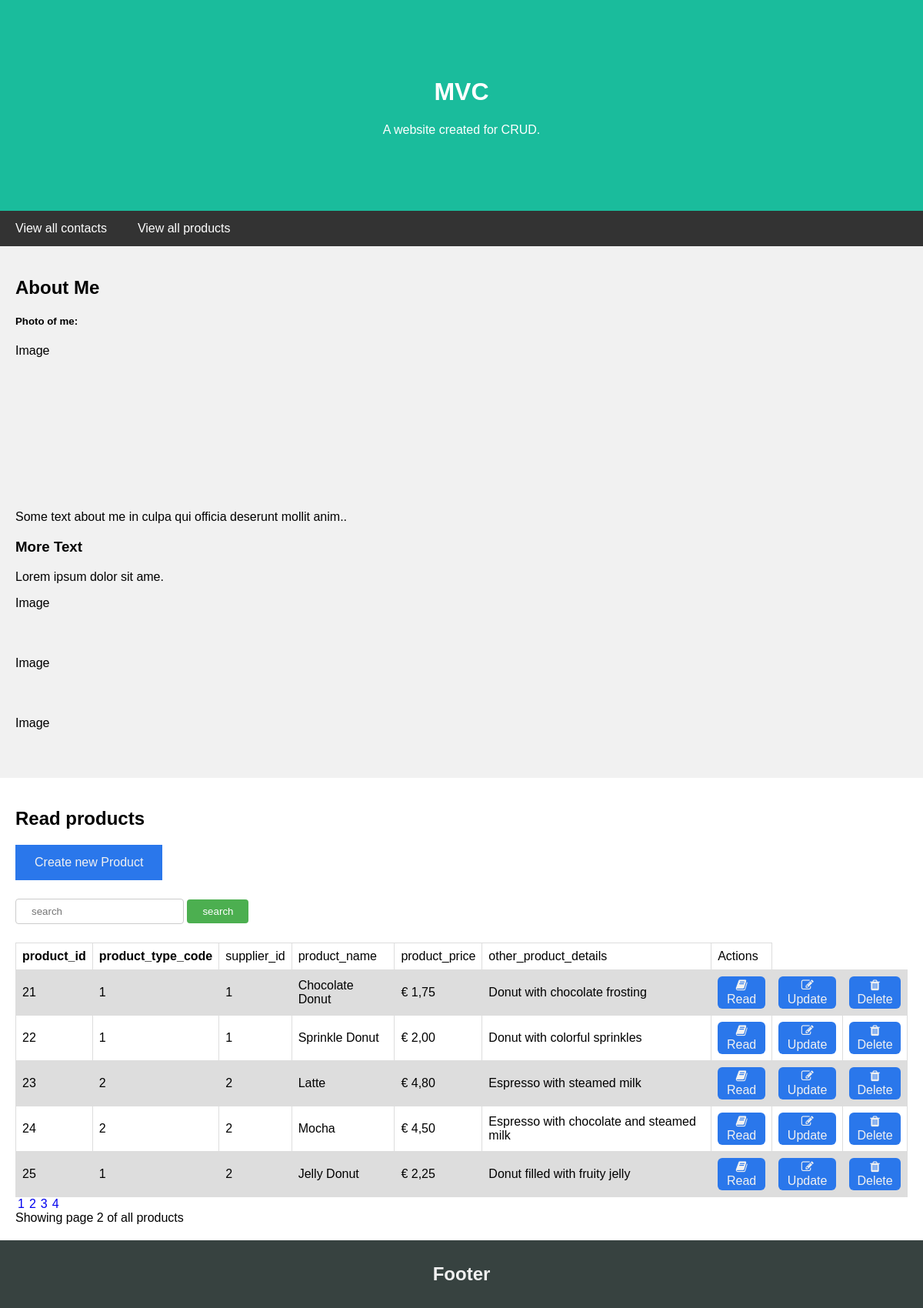
The page /?act=products&op=reads&page=2 on the database its author committed.
### tables this page shows
CREATE TABLE `products` (
  `product_id` int(11) NOT NULL,
  `product_type_code` int(16) NOT NULL,
  `supplier_id` int(16) NOT NULL,
  `product_name` varchar(55) NOT NULL,
  `product_price` decimal(4,2) NOT NULL,
  `other_product_details` varchar(55) NOT NULL
);

### index.php (called while the page is built, shortened)
<?php
$controller = new MainController();
$controller->handleRequest();

### model/ProductsLogic.php (called while the page is built, shortened)
<?php
require_once 'model/DataHandler.php';
class ProductsLogic
    {
    public function __construct()
    {
        $this->DataHandler = new DataHandler("localhost", "mysql", "user_db", "root", "");
    }
    public function readAllProducts($p = 1) {
        try {
            $item_per_page = 5;
            $position = (($p -1) * $item_per_page);
            $sql = "SELECT * FROM `products` LIMIT  $position, $item_per_page";
            $result = $this->DataHandler->readsData($sql);
            $pages = $this->DataHandler->readsData('SELECT COUNT(*) FROM products');
            $pages = $pages->fetch(PDO::FETCH_NUM);
            return array($result, $pages);
        } catch (Exception $e) {
            throw $e;
        }
    }
}
?>

### model/DataHandler.php (called while the page is built, shortened)
<?php
class DataHandler{
	public function __construct($host, $dbdriver, $dbname, $username, $password)
	{
		$this->host = $host;
		$this->dbdriver = $dbdriver;
		$this->dbname = $dbname;
		$this->username = $username;
		$this->password = $password;
		try {
			$this->dbh = new PDO("$this->dbdriver:host=$this->host;dbname=$this->dbname", $this->username, $this->password);
			$this->dbh->setAttribute(PDO::ATTR_ERRMODE, PDO::ERRMODE_EXCEPTION);
			return true;
		} catch (PDOException $e) {
			echo "Connection with ".$this->dbdriver." failed: ".$e->getMessage();
		}
	}
	public function readsData($sql){
		return $this->dbh->query($sql,PDO::FETCH_ASSOC);
	}
}
?>

### model/Output.php (the view, shortened to what this page needs)
<?php
class Output {
    public function createTable($result, $act, $id_colum_name = "id",) {
        $tableheader = false;
        $html = "<div style='overflow-x: auto'>";
        $html .= "<table>";
        while ($row = $result->fetch(PDO::FETCH_ASSOC)) {
            if ($tableheader == false) {
                $html .= "<tr>";
                foreach ($row as $key => $value) {
                    $html .= "<th>{$key}</th>";
                }
                $html .= "<th class='action-th'>Actions</th>";
                $html .= "</tr>";
                $tableheader = true;
            }
            $html .= "<tr>";
            foreach ($row as $key => $value) {
                if ($key == 'product_price') {
                    $str_replace = str_replace('.', ',', $value);
                    $html .= "<td data-title='($key)'>€ {$str_replace}</td>";
                }else {
                    $html .= "<td data-title='($key)'>{$value}</td>";
                }
            }
            $id = isset($row[$id_colum_name]) ? $row[$id_colum_name] : '';
            $html .= "<td class='act-btn'><a href= ?act=" . $act . "&op=read&id=" . $id . "><i class='fa fa-book'></i> Read</a></td>";
            $html .= "<td class='act-btn'><a href= ?act=" . $act . "&op=update&id=" . $id . "><i class='fa fa-edit'></i> Update</a></td>";
            $html .= "<td class='act-btn'><a href= ?act=" . $act . "&op=delete&id=" . $id ."><i class='fa fa-trash'></i> Delete</a></td>";
            $html .= "</tr>";
        }
        $html .= "</table> </div>";
        return $html;
    }
    function createButtons($pages, $act){
        $pages = 5;
        $html = "";
        for ($i = 1; $i < $pages; $i++){
            $html .= "<div class='page-btns'><a href= ?act=" . $act . "&op=reads&page=" . $i . ">{$i}</a></div>";
        }
        return $html;
    }
}

### css/style.css (style rules this page uses)
* { box-sizing: border-box; }
body { font-family: Arial, Helvetica, sans-serif; margin: 0; }
table { font-family: arial, sans-serif; border-collapse: collapse; width: 100%; }
.page-btns { display: inline; }
.page-btns a { text-decoration: none; padding: 3px; }
.act-btn a:link, .act-btn a:visited { background-color: #2a77eb; border-radius: 6px; color: #f1f1f1; padding: 3px; text-align: center; text-decoration: none; display: inline-block; }
td, th { border: 1px solid #dddddd; text-align: left; padding: 8px; }
th:nth-child(3), th:nth-child(4), th:nth-child(5), th:nth-child(6), th:nth-child(7) { font-weight: 100; }
tr:nth-child(even) { background-color: #dddddd; }

### rows shown on the page
products: key "product_id", key "product_type_code", key "supplier_id", key "product_name", key "product_price", key "other_product_details", shows "Actions", product_id "21", product_type_code "1", supplier "1", product_name "Chocolate Donut", product_price "1,75", other_product_details "Donut with chocolate frosting"
products: product_id "22", product_type_code "1", supplier "1", product_name "Sprinkle Donut", product_price "2,00", other_product_details "Donut with colorful sprinkles"
products: product_id "23", product_type_code "2", supplier "2", product_name "Latte", product_price "4,80", other_product_details "Espresso with steamed milk"
products: product_id "24", product_type_code "2", supplier "2", product_name "Mocha", product_price "4,50", other_product_details "Espresso with chocolate and steamed milk"
products: product_id "25", product_type_code "1", supplier "2", product_name "Jelly Donut", product_price "2,25", other_product_details "Donut filled with fruity jelly"

### other values the page prints
$p "2"
